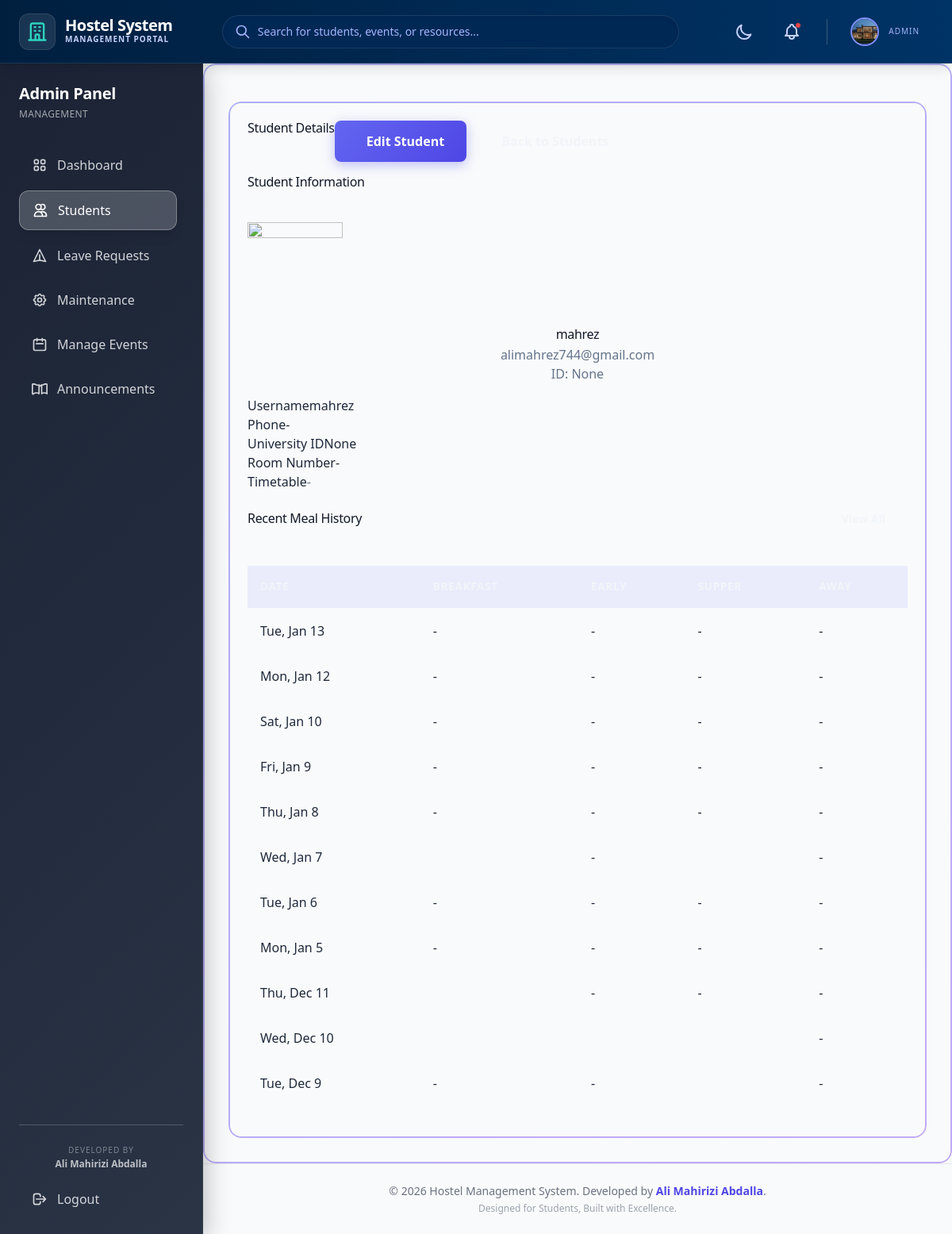
The page /manage/students/details/3/ (signed in) on the database its author committed.
### hms/models.py (models this page shows, shortened)
class Student(models.Model):
    user = models.OneToOneField(User, on_delete=models.CASCADE, related_name='student_profile')
    university_id = models.CharField(max_length=20, unique=True, null=True, blank=True)
    phone = models.CharField(max_length=15, blank=True)
    profile_image = models.ImageField(upload_to='profile_pics/', blank=True, null=True)
    timetable = models.FileField(upload_to='timetables/', blank=True, null=True)
    room_number = models.CharField(max_length=10, blank=True, null=True)
    is_warden = models.BooleanField(default=False)
    created_at = models.DateTimeField(auto_now_add=True)
    updated_at = models.DateTimeField(auto_now=True)

class Meal(models.Model):
    student = models.ForeignKey(Student, on_delete=models.CASCADE, related_name='meals')
    date = models.DateField(default=datetime.date.today)
    breakfast = models.BooleanField(default=False)
    early = models.BooleanField(default=False) # Early breakfast
    supper = models.BooleanField(default=False)
    away = models.BooleanField(default=False) # Check if marked away for this specific day
    submitted_at = models.DateTimeField(auto_now=True)
    class Meta:
        unique_together = ['student', 'date']
        ordering = ['-date']

### hms/views.py (the view)
# urls.py: path('manage/students/details/<int:user_id>/', views.student_details, name='student_details'),
@login_required
def student_details(request, user_id):
    if not request.user.is_staff:
        messages.error(request, "Access denied.")
        return redirect('hms:student_dashboard')
    user = get_object_or_404(User, id=user_id)
    student = get_object_or_404(Student, user=user)
    meal_history = student.meals.all().order_by('-date')[:15]
    return render(request, 'hms/admin/student_details.html', {
        'student': student,
        'meal_history': meal_history
    })

### hms/templates/hms/admin/student_details.html (shortened to what this page needs)
{% extends 'hms/base.html' %}
{% load static %}
{% block content %}
<div class="container mt-4">
    <div class="d-flex justify-content-between align-items-center mb-4">
        <h2>Student Details</h2>
        <div>
            <a href="{% url 'hms:edit_student' student.user.id %}" class="btn btn-primary">
                 Edit Student
            </a>
            <a href="{% url 'hms:manage_students' %}" class="btn btn-outline-secondary">
            </a>
        </div>
    </div>
    <div class="row">
        <div class="col-md-4 mb-4">
            <div class="card">
                <div class="card-header">
                    <h5 class="mb-0">Student Information</h5>
                </div>
                <div class="card-body">
                    <div class="text-center mb-4">
                        <div class="position-relative d-inline-block">
                            <img src="{% if student.user.profile_picture %}{{ student.user.profile_picture.url }}{% else %}{% static 'img/default-avatar.png' %}{% endif %}"
                                class="rounded-circle" width="120" height="120" alt="{{ student.user.get_full_name }}">
                        </div>
                        <h4 class="mt-3 mb-1">{{ student.user.get_full_name|default:student.user.username }}</h4>
                        <p class="text-muted mb-0">{{ student.user.email }}</p>
                        <p class="text-muted">ID: {{ student.university_id }}</p>
                    </div>
                    <div class="list-group list-group-flush">
                        <div class="list-group-item d-flex justify-content-between align-items-center">
                            <span>Username</span>
                            <span class="fw-bold">{{ student.user.username }}</span>
                        </div>
                        <div class="list-group-item d-flex justify-content-between align-items-center">
                            <span>Phone</span>
                            <span class="fw-bold">{{ student.phone|default:"-" }}</span>
                        </div>
                        <div class="list-group-item d-flex justify-content-between align-items-center">
                            <span>University ID</span>
                            <span class="fw-bold">{{ student.university_id }}</span>
                        </div>
                        <div class="list-group-item d-flex justify-content-between align-items-center">
                            <span>Room Number</span>
                            <span class="fw-bold">{{ student.room_number|default:"-" }}</span>
                        </div>
                        <div class="list-group-item d-flex justify-content-between align-items-center">
                            <span>Timetable</span>
                            {% if student.timetable %}
                            <a href="{{ student.timetable.url }}" target="_blank"
                                class="btn btn-sm btn-info text-white">View</a>
                            {% else %}
                            <span class="text-muted">-</span>
                            {% endif %}
                        </div>
                    </div>
                </div>
            </div>
        </div>
        <div class="col-md-8">
            <div class="card mb-4">
                <div class="card-header d-flex justify-content-between align-items-center">
                    <h5 class="mb-0">Recent Meal History</h5>
                    <a href="{% url 'hms:meal_history' %}?student_id={{ student.user.id }}"
                        class="btn btn-sm btn-outline-primary">
                    </a>
                </div>
                <div class="card-body">
                    {% if meal_history %}
                    <div class="table-responsive">
                        <table class="table table-hover mb-0">
                            <thead>
                                <tr>
                                    <th>Date</th>
                                    <th>Breakfast</th>
                                    <th>Early</th>
                                    <th>Supper</th>
                                    <th>Away</th>
                                </tr>
                            </thead>
                            <tbody>
                                {% for meal in meal_history %}
                                <tr>
                                    <td>{{ meal.date|date:"D, M j" }}</td>
                                    <td>{% if meal.breakfast %}<i class="fas fa-check text-success"></i>{% else %}-{% endif %}</td>
                                    <td>{% if meal.early %}<i class="fas fa-check text-success"></i>{% else %}-{% endif %}</td>
                                    <td>{% if meal.supper %}<i class="fas fa-check text-success"></i>{% else %}-{% endif %}</td>
                                    <td>{% if meal.away %}<i class="fas fa-check text-warning"></i>{% else %}-{% endif %}</td>
                                </tr>
                                {% endfor %}
                            </tbody>
                        </table>
                    </div>
                    {% else %}
                    <div class="alert alert-info mb-0">
                        No meal history found for the last 7 days.
                    </div>
                    {% endif %}
                </div>
            </div>
        </div>
    </div>
</div>
{% endblock %}

### hms/templates/hms/base.html (shortened to what this page needs)
{% load static %}
<!DOCTYPE html>
<html lang="en">
<head>
    <script src="https://cdn.tailwindcss.com"></script>
    <link href="{% static 'css/main.css' %}" rel="stylesheet">
</head>
<body
    class="flex flex-col h-screen overflow-hidden bg-gray-50 dark:bg-[#0f172a] text-slate-800 dark:text-white font-sans antialiased">
    <nav class="h-20 flex-shrink-0 z-50 border-b border-white/10 shadow-lg relative"
        style="background: linear-gradient(90deg, #001f3f 0%, #003366 100%);">
        <div class="h-full px-4 md:px-6 flex items-center justify-between">
            <div class="flex items-center gap-4">
                <a href="{% url 'hms:home' %}" class="flex items-center gap-3 group">
                    <div
                        class="bg-white/10 backdrop-blur-sm p-2 rounded-xl group-hover:bg-white/20 transition shadow-inner border border-white/10">
                        <svg class="w-7 h-7 text-teal-400" fill="none" stroke="currentColor" viewBox="0 0 24 24">
                            <path stroke-linecap="round" stroke-linejoin="round" stroke-width="2"
                                d="M19 21V5a2 2 0 00-2-2H7a2 2 0 00-2 2v16m14 0h2m-2 0h-5m-9 0H3m2 0h5M9 7h1m-1 4h1m4-4h1m-1 4h1m-5 10v-5a1 1 0 011-1h2a1 1 0 011 1v5m-4 0h4">
                            </path>
                        </svg>
                    </div>
                    <div class="hidden sm:block">
                        <h1 class="text-xl font-bold text-white tracking-tight leading-none">Hostel System</h1>
                        <p class="text-[10px] text-indigo-200 uppercase tracking-widest font-semibold">Management Portal
                        </p>
                    </div>
                </a>
            </div>
            <div class="hidden md:block flex-1 max-w-xl mx-8">
                <div class="relative group">
                    <div class="absolute inset-y-0 left-0 pl-4 flex items-center pointer-events-none">
                    </div>
                    <input type="text"
                        class="block w-full pl-11 pr-4 py-2.5 border border-white/10 rounded-full leading-5 bg-[#002855] text-white placeholder-indigo-300 focus:outline-none focus:bg-[#003366] focus:border-indigo-400 focus:placeholder-white focus:ring-1 focus:ring-indigo-400 sm:text-sm transition-all shadow-inner"
                        placeholder="Search for students, events, or resources...">
                </div>
            </div>
            <div class="flex items-center gap-3 md:gap-5">
                <button id="themeToggle"
                    class="p-2 text-indigo-200 hover:text-white hover:bg-white/10 rounded-full transition-all relative group"
                    title="Toggle Theme">
                    <svg class="w-6 h-6 icon-moon relative z-10" fill="none" stroke="currentColor" viewBox="0 0 24 24">
                        <path stroke-linecap="round" stroke-linejoin="round" stroke-width="2"
                            d="M20.354 15.354A9 9 0 018.646 3.646 9.003 9.003 0 0012 21a9.003 9.003 0 008.354-5.646z">
                        </path>
                    </svg>
                </button>
                <button
                    class="p-2 text-indigo-200 hover:text-white hover:bg-white/10 rounded-full transition-all relative group">
                    <span
                        class="absolute top-2 right-2 w-2 h-2 bg-red-500 rounded-full border border-[#003366] animate-pulse"></span>
                </button>
                {% if user.is_authenticated %}
                <a href="{% url 'hms:student_profile' %}"
                    class="flex items-center gap-3 pl-1 hover:bg-white/10 rounded-full p-1 pr-4 transition-all group border border-transparent hover:border-white/10">
                    {% if user.student_profile.profile_image %}
                    <img src="{{ user.student_profile.profile_image.url }}"
                        class="w-9 h-9 rounded-full object-cover border-2 border-indigo-400 group-hover:border-white transition-colors">
                    {% else %}
                    <div
                        class="w-9 h-9 rounded-full bg-gradient-to-br from-indigo-500 to-purple-600 flex items-center justify-center text-white font-bold text-xs border-2 border-white/20 shadow-md">
                        {{ user.first_name|first }}
                    </div>
                    {% endif %}
                    <div class="hidden md:block text-left">
                        <p class="text-[10px] text-indigo-300 uppercase tracking-widest">{% if user.is_staff %}Admin{% else %}Student{% endif %}</p>
                    </div>
                </a>
                {% else %}
                <a href="{% url 'hms:login' %}"
                    class="text-sm font-bold text-white hover:text-teal-300 transition">Login</a>
                {% endif %}
            </div>
        </div>
    </nav>
    <div class="flex flex-1 overflow-hidden relative">
        {% if user.is_authenticated %}
        {% include 'hms/includes/sidebar.html' %}
        {% endif %}
        <main class="flex-1 overflow-y-auto w-full relative z-0 flex flex-col scroll-smooth">
            <div class="flex-1 p-4 md:p-8 container mx-auto max-w-7xl">
                {% block content %}{% endblock %}
            </div>
            <footer class="mt-auto border-t border-gray-200 dark:border-slate-700/50 py-6 text-center">
                <p class="text-sm text-gray-500 dark:text-slate-500">
                    &copy; {% now "Y" %} Hostel Management System.
                    <span class="hidden sm:inline">Developed by <strong class="text-indigo-600 dark:text-indigo-400">Ali
                            Mahirizi Abdalla</strong>.</span>
                </p>
                <p class="text-xs text-gray-400 dark:text-slate-600 mt-1">
                    Designed for Students, Built with Excellence.
                </p>
            </footer>
        </main>
    </div>
</body>
</html>

### hms/templates/hms/base.html (style rules this page uses)
body, .glass-card, .sidebar, nav { transition: background-color 0.3s ease, border-color 0.3s ease; }

### rows shown on the page
Student: user.get_full_name "mahrez", user.email "alimahrez744@gmail.com", university_id "None", user.username "mahrez", phone "-", room_number "-"
Meal: date "Tue, Jan 13"
Meal: date "Mon, Jan 12"
Meal: date "Sat, Jan 10"
Meal: date "Fri, Jan 9"
Meal: date "Thu, Jan 8"
Meal: date "Wed, Jan 7"
Meal: date "Tue, Jan 6"
Meal: date "Mon, Jan 5"
Meal: date "Thu, Dec 11"
Meal: date "Wed, Dec 10"
Meal: date "Tue, Dec 9"
